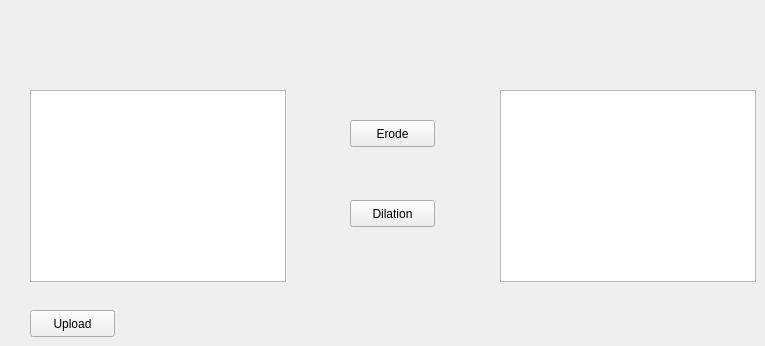
   <widget class="QWidget" name="tab_7">
    <attribute name="title">
     <string>Erosion-Dilation</string>
    </attribute>
    <attribute name="toolTip">
     <string>&lt;html&gt;&lt;head/&gt;&lt;body&gt;&lt;p&gt;zaten yaziyor orda armut!&lt;/p&gt;&lt;/body&gt;&lt;/html&gt;</string>
    </attribute>
    <widget class="QPushButton" name="upload_btn_ErDil">
     <property name="geometry">
      <rect>
       <x>30</x>
       <y>310</y>
       <width>85</width>
       <height>27</height>
      </rect>
     </property>
     <property name="text">
      <string>Upload</string>
     </property>
    </widget>
    <widget class="QGraphicsView" name="uploadGV_ErDil">
     <property name="geometry">
      <rect>
       <x>30</x>
       <y>90</y>
       <width>256</width>
       <height>192</height>
      </rect>
     </property>
     <property name="autoFillBackground">
      <bool>true</bool>
     </property>
     <property name="frameShape">
      <enum>QFrame::StyledPanel</enum>
     </property>
     <property name="frameShadow">
      <enum>QFrame::Sunken</enum>
     </property>
     <property name="backgroundBrush">
      <brush brushstyle="NoBrush">
       <color alpha="255">
        <red>60</red>
        <green>150</green>
        <blue>60</blue>
       </color>
      </brush>
     </property>
    </widget>
    <widget class="QGraphicsView" name="operationGV_ErDil">
     <property name="geometry">
      <rect>
       <x>500</x>
       <y>90</y>
       <width>256</width>
       <height>192</height>
      </rect>
     </property>
     <property name="autoFillBackground">
      <bool>true</bool>
     </property>
     <property name="frameShape">
      <enum>QFrame::StyledPanel</enum>
     </property>
     <property name="frameShadow">
      <enum>QFrame::Sunken</enum>
     </property>
     <property name="backgroundBrush">
      <brush brushstyle="NoBrush">
       <color alpha="255">
        <red>60</red>
        <green>150</green>
        <blue>60</blue>
       </color>
      </brush>
     </property>
    </widget>
    <widget class="QPushButton" name="erode_btn_ErDil">
     <property name="geometry">
      <rect>
       <x>350</x>
       <y>120</y>
       <width>85</width>
       <height>27</height>
      </rect>
     </property>
     <property name="text">
      <string>Erode</string>
     </property>
    </widget>
    <widget class="QPushButton" name="dilation_btn_ErDil">
     <property name="geometry">
      <rect>
       <x>350</x>
       <y>200</y>
       <width>85</width>
       <height>27</height>
      </rect>
     </property>
     <property name="text">
      <string>Dilation</string>
     </property>
    </widget>
   </widget>
